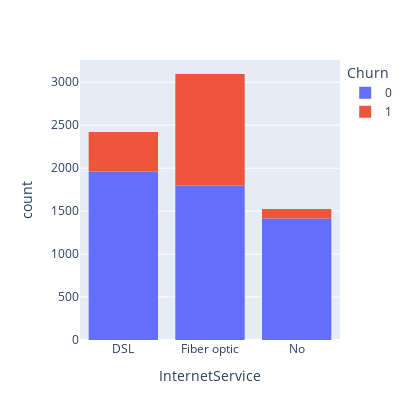

Here is the notebook cell this chart was saved with:
### Code cell
fig = px.histogram(data_frame=data, x="InternetService", color="Churn", width=420, height=420)
fig.show()

### Figure 1 — Plotly figure (JSON) as saved in the notebook; plotly's stock layout.template omitted (floating-point values rounded to 4 significant figures; data arrays with more than 128 entries replaced by an {"elided": "..."} marker saying what was removed)
{"data": [{"alignmentgroup": "True", "bingroup": "x", "hovertemplate": "Churn=0<br>InternetService=%{x}<br>count=%{y}<extra></extra>", "legendgroup": "0", "marker": {"color": "#636efa", "pattern": {"shape": ""}}, "name": "0", "offsetgroup": "0", "orientation": "v", "showlegend": true, "type": "histogram", "x": {"elided": "5174 str values"}, "xaxis": "x", "yaxis": "y"}, {"alignmentgroup": "True", "bingroup": "x", "hovertemplate": "Churn=1<br>InternetService=%{x}<br>count=%{y}<extra></extra>", "legendgroup": "1", "marker": {"color": "#EF553B", "pattern": {"shape": ""}}, "name": "1", "offsetgroup": "1", "orientation": "v", "showlegend": true, "type": "histogram", "x": {"elided": "1869 str values"}, "xaxis": "x", "yaxis": "y"}], "layout": {"barmode": "relative", "height": 420, "legend": {"title": {"text": "Churn"}, "tracegroupgap": 0}, "margin": {"t": 60}, "width": 420, "xaxis": {"anchor": "y", "domain": [0, 1], "title": {"text": "InternetService"}}, "yaxis": {"anchor": "x", "domain": [0, 1], "title": {"text": "count"}}}}
